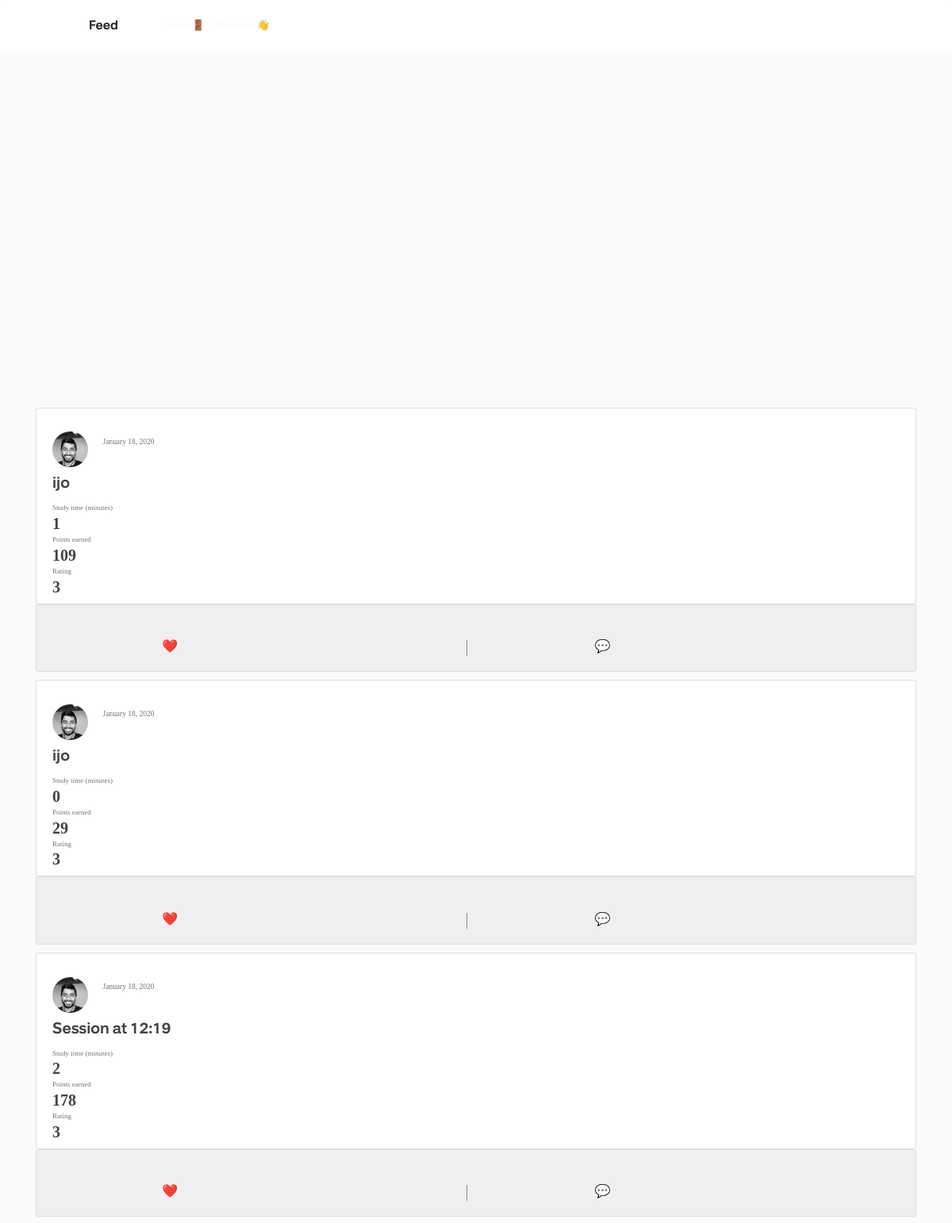
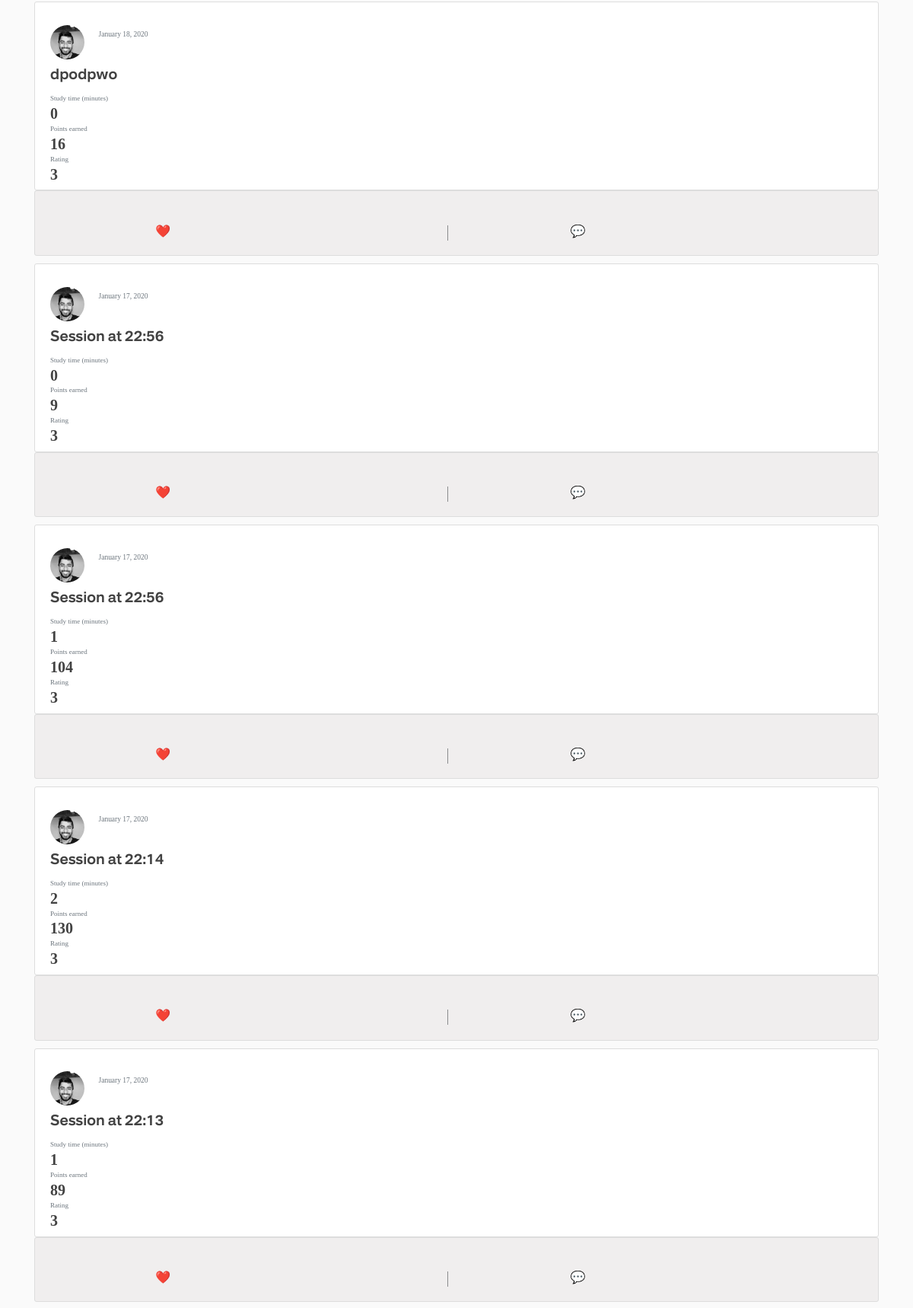
The page /rewards/purchase_rewards/go_home/ (upper part) on the database its author committed (2 pictures, top to bottom).
### blog/models.py (models this page shows, shortened)
class Post(models.Model):
    objects = models.Manager()
    title = "title"
    time_studied = models.IntegerField(default=0)
    points_earned = models.IntegerField(default=20)
    date_posted = models.DateTimeField(default=timezone.now)
    author = models.ForeignKey(User, on_delete=models.CASCADE)
    user_description = models.CharField(
        default="", max_length=40
    )

### users/models.py (models this page shows, shortened)
class Profile(models.Model):
    user = models.OneToOneField(User, on_delete=models.CASCADE)
    profile_pictures = [
        "asian_student.jpeg",
        "black_and_white_photo.jpg",
        "college_student.jpeg",
        "girl_looking_sideways.jpg",
        "nerdy_guy.jpg",
        "science_student.jpeg",
        "student_sitting_on_grass.jpg",
    ]
    for i in range(len(profile_pictures)):
        profile_pictures[i] = "potential_pics/" + profile_pictures[i]
    image = models.ImageField(
        default=random.choice(profile_pictures), upload_to="profile_pics"
    )
    wallet_points = models.BigIntegerField(default=0)
    university = models.CharField(default="", max_length=35)
    subject = models.CharField(default="", max_length=35)

### blog/views.py (the view)
# urls.py: path('', PostListView.as_view(), name='blog-home'),
def home(request):
    context = {"posts": Post.objects.all().order_by("-date_posted")}
    return render(request, "blog/home.html", context)

### blog/templates/blog/home.html (shortened to what this page needs)
{% extends "blog/base.html" %}
{% block content %}
<head>
</head>
{% for post in posts %}
<article class="media content-section">
  <div style="inline-block;"> <img class="rounded-circle article-img" src="{{ post.author.profile.image.url }}">
    <div style="display:inline-block;">
      <div class="media-body">
        <div class="article-metadata" <small style="font-weight:600" class="text-muted">
          <small class="text-muted">{{ post.date_posted|date:"F d, Y" }}</small>
        </div>
      </div>
    </div>
    <div class="media-body">
      <h2 style="font-size:20px;font-weight:600;"><a class="article-title"
          href="{% url 'post-detail' post.id %}">{{ post.user_description }}</a></h2>
      <div>
        <div class="feednotes" id="feednote">
          <p class="text-muted"> Study time (minutes)</p>
          <p style="font-weight:600;font-size:20px;" class="article-content">{{ post.time_studied }}</p>
        </div style="margin-left:">
        <div class="feednotes" id="feednote">
          <p class="text-muted"> Points earned </p>
          <p style="font-weight:600;font-size:20px;" class="article-content">{{ post.points_earned }}</p>
        </div>
        <div style="border-width:0" class="feednotes" id="feednote">
          <p class="text-muted">Rating</p>
          <p style="font-weight:600;font-size:20px;" class="article-content">3</p>
        </div>
      </div>
    </div>
</article>
<div id="likebox" style="margin-top:0px;padding-top:0px;" class="media content-section likebox">
  <div style="width:100%;padding-top:4%;">
    <div class="feednotes likes">
      &nbsp&#10084;&#65039;
    </div>
    <div class="feednotes likes" style="border-width:0px;">
      &nbsp;&#x1F4AC;
    </div>
  </div>
</div>
{% endfor %}
{% endblock content %}

### static/blog/base/main1.css (style rules this page uses)
body { background: #fafafa; color: #333333; }
h1, h2, h3, h4, h5, h6 { color: #444444; }
.content-section { background: #ffffff; padding: 10px 20px; border: 1px solid #dddddd; border-radius: 3px; }
#likebox { background-color:#eae7e79e; margin-top:0px; padding-top:0px; height: 0.157%; padding: 0px; }
.article-title { color: #424242; font-family: comment; }
.article-content { white-space: pre-line; color: #424242; font-family: number; }
.article-img { height: 45px; width: 45px; margin-right: 16px; }
.article-metadata { padding-bottom: 1px; margin-bottom: 4px; margin-top: 2px; }

### static/blog/Timer/timernew.css (style rules this page uses)
body { background: #fafafa; color: #333333; margin-top: 5rem; }

### rows shown on the page
Post: author.profile.image (picture), date_posted "January 18, 2020", user_description "ijo", time_studied "1", points_earned "109"
Post: author.profile.image (picture), date_posted "January 18, 2020", user_description "ijo", time_studied "0", points_earned "29"
Post: author.profile.image (picture), date_posted "January 18, 2020", user_description "Session at 12:19", time_studied "2", points_earned "178"
Post: author.profile.image (picture), date_posted "January 18, 2020", user_description "dpodpwo", time_studied "0", points_earned "16"
Post: author.profile.image (picture), date_posted "January 17, 2020", user_description "Session at 22:56", time_studied "0", points_earned "9"
Post: author.profile.image (picture), date_posted "January 17, 2020", user_description "Session at 22:56", time_studied "1", points_earned "104"
Post: author.profile.image (picture), date_posted "January 17, 2020", user_description "Session at 22:14", time_studied "2", points_earned "130"
Post: author.profile.image (picture), date_posted "January 17, 2020", user_description "Session at 22:13", time_studied "1", points_earned "89"
